Frame 1 (no input): blank canvas, image omitted
Frame 60 (no input): blank canvas, image omitted
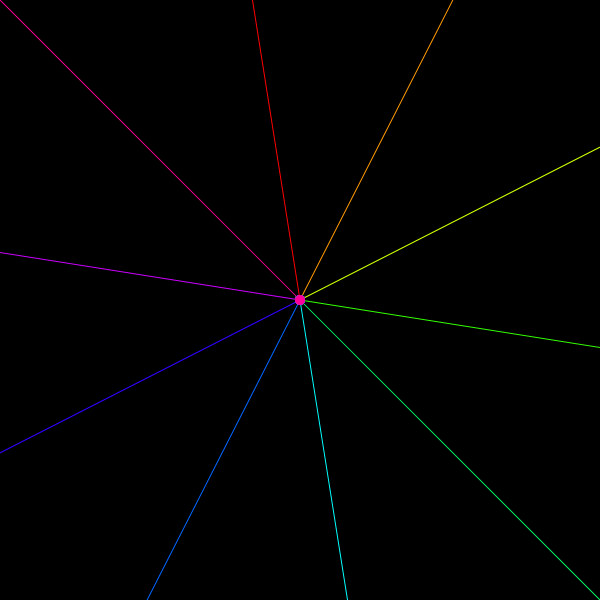
Frame 120 (the mouse pressed at the canvas centre since frame 60)

The p5.js sketch whose frames 1 and 60 were blank and that drew this single picture after the mouse press (run headless with seeded random() and noise() and a simulated clock; from frame 60 on, the mouse is pressed at the canvas centre):

// p5.js sketch
// ── sketch.js
let numDivisions = 10;
let step;

function setup() {
  createCanvas(600, 600);
  
  step = TWO_PI / numDivisions;;
  background(0);

}

function draw() {
  
  translate(width/2, height/2);
  colorMode(HSB);
  
  if(keyIsPressed && keyCode == 82){
    background(0);
  }
  
  if(mouseIsPressed){
    
    const mx = mouseX - width/2;
    const my = mouseY - width/2;
    const pmx = pmouseX - width/2;
    const pmy = pmouseY - width/2;
    for(let i = 0 ; i < numDivisions ; i++){
      rotate(step);
      stroke(i*360/numDivisions, 255, 255);
      const d = dist(mx, my, pmx, pmy);
      const sw = map(d, 0, 10, 10, 1);
      constrain(sw, 10, 1);
      strokeWeight(sw);

      line(mx, my, pmx, pmy);
    }
  }
}
